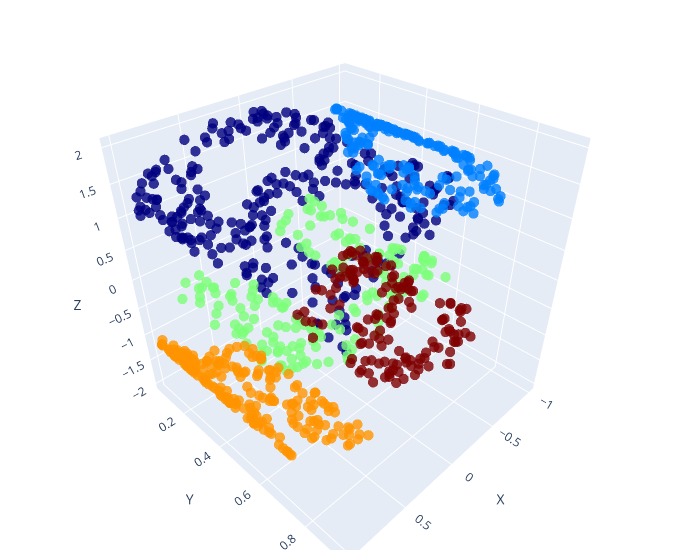

Notebook source saved alongside this figure:
### Markdown cell above
Dataset 5.

### Code cell
from sklearn.cluster import DBSCAN
import matplotlib.pyplot as plt
import numpy as np
import pandas as pd
import plotly.graph_objects as go

# Load dataset 5
df5 = pd.read_csv("data/dataset5.csv", header=None)
df5.columns = ["x", "y", "z"]

# Use DBSCAN to do the clustering
clustering = DBSCAN(eps=0.3, min_samples=8).fit(df5)
labels = clustering.labels_

# Map each label to a color; we'll use the jet colormap here, but you can use any colormap you like
unique_labels = np.unique(labels)
colors = plt.cm.jet(np.linspace(0, 1, len(unique_labels)))

# Convert colors to format that plotly understands
colors = ["rgb" + str(tuple((color[:3] * 255).astype(int))) for color in colors]

# Map labels to corresponding color
label_color_map = dict(zip(unique_labels, colors))
label_colors = [label_color_map[label] for label in labels]

# Create a 3D scatter plot
fig = go.Figure(data=[go.Scatter3d(
    x=df5['x'],
    y=df5['y'],
    z=df5['z'],
    mode='markers',
    marker=dict(
        size=6,
        color=label_colors,                
        opacity=0.8
    )
)])

# Set labels
fig.update_layout(scene = dict(
                    xaxis_title='X',
                    yaxis_title='Y',
                    zaxis_title='Z'),
                    width=700,
                    margin=dict(r=20, l=10, b=10, t=10))

fig.show()

Image(filename='newplot3.png')

### Figure 1 — Plotly figure (JSON) as saved in the notebook; plotly's stock layout.template omitted (floating-point values rounded to 4 significant figures; data arrays with more than 128 entries replaced by an {"elided": "..."} marker saying what was removed)
{"data": [{"marker": {"color": {"elided": "1000 str values"}, "opacity": 0.8, "size": 6}, "mode": "markers", "type": "scatter3d", "x": {"elided": "1000 float values"}, "y": {"elided": "1000 float values"}, "z": {"elided": "1000 float values"}}], "layout": {"margin": {"b": 10, "l": 10, "r": 20, "t": 10}, "scene": {"xaxis": {"title": {"text": "X"}}, "yaxis": {"title": {"text": "Y"}}, "zaxis": {"title": {"text": "Z"}}}, "width": 700}}
